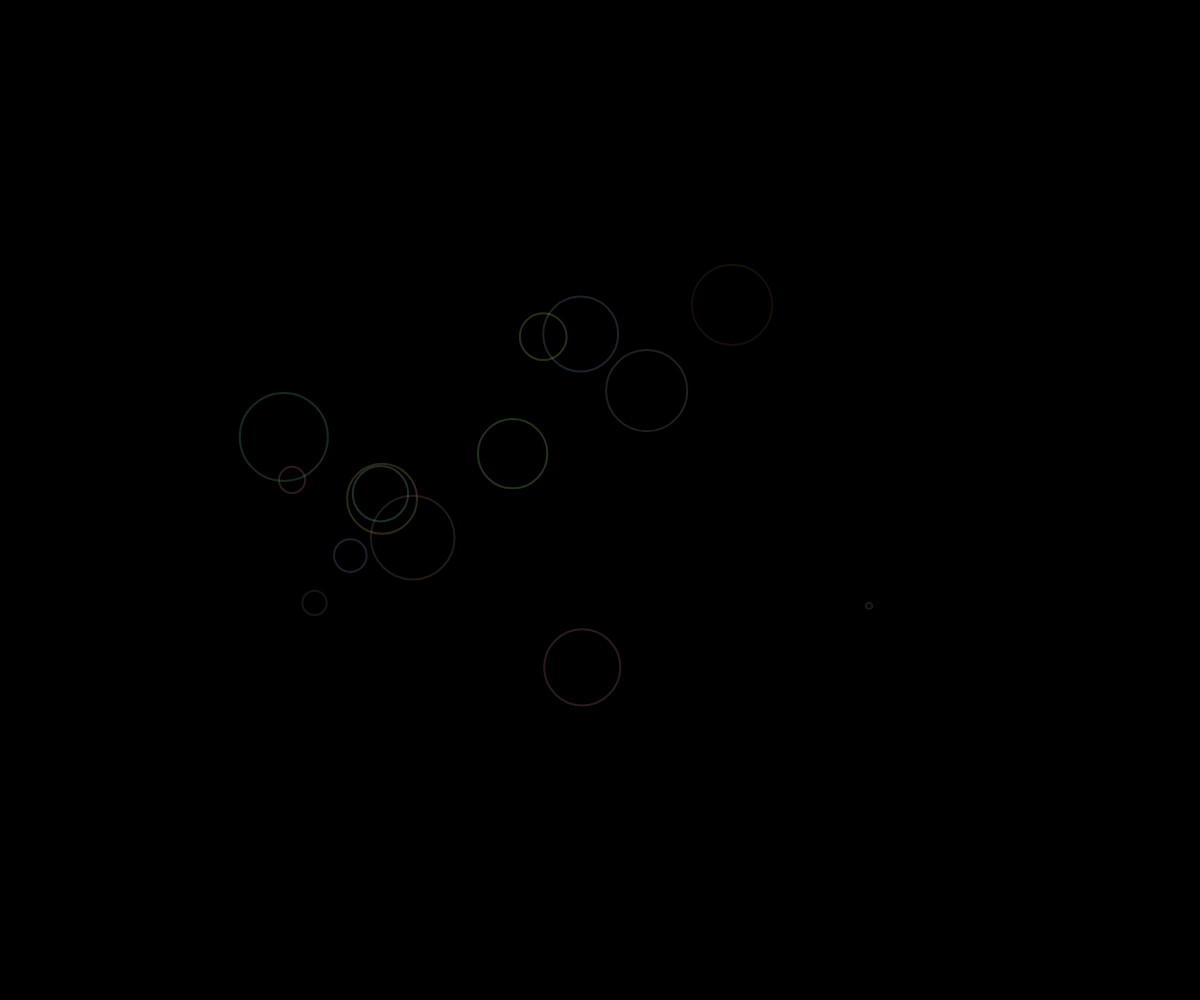
Frame 1 (no input)
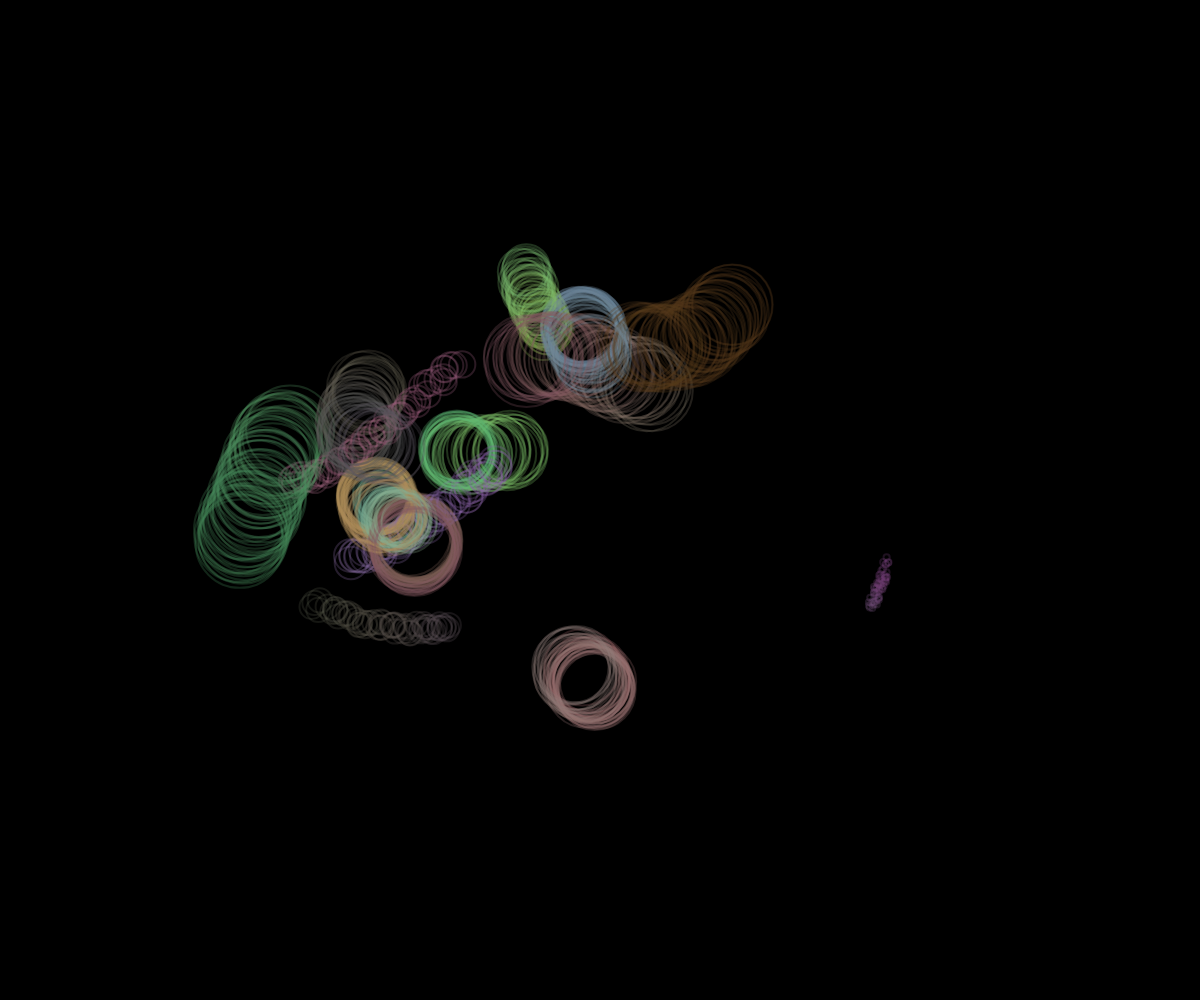
Frame 60 (no input)
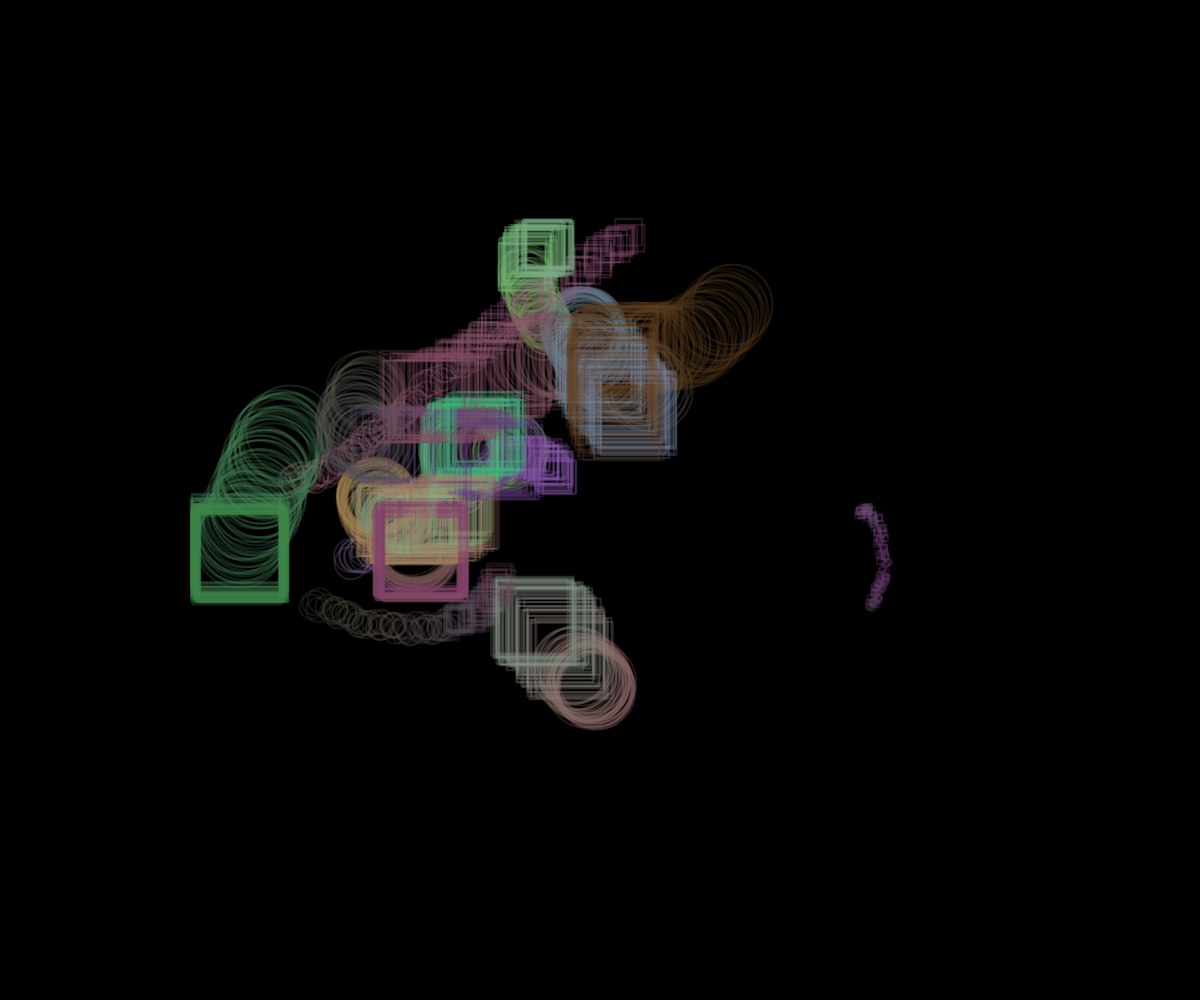
Frame 120 (the mouse pressed at the canvas centre since frame 60)

The p5.js sketch that drew these frames (run headless with seeded random() and noise() and a simulated clock; from frame 60 on, the mouse is pressed at the canvas centre):

// p5.js sketch
// ── sketch.js
// Camminatori che disegnano mondi
// Sketch di Andrea Castellucci

var numeroCamminatori = 15;
var c = []; // archivio camminatori
var t = 0;
var r; // red
var g; // green
var b; // blue

var boolean;

function setup() {
  createCanvas(windowWidth, windowHeight);
  background(0);
  noFill();
  rectMode(CENTER);
  
  boolean = true;
  
  for (let i = 0; i < numeroCamminatori; i++) {
    c.push(new Camminatore());
  }
}

function draw() {
  for (var i = 0; i < numeroCamminatori; i++) {
    c[i].move();
    c[i].display();
  }
}

// classe Camminatore
function Camminatore() {
  this.x = 0;
  this.y = 0;
  this.x2 = 0;
  this.y2 = 0;
  this.t = random(100);
  this.opacity = random(5, 40);

  // metodo move
  this.move = function() {
    this.x = random(5, 15) + noise(this.t + 40) * width;
    this.y = random(0, 10) + noise(this.t + 5) * height;
    this.t += 0.0019; // incremento per noise
  }

  // metodo display
  this.display = function() {
    if (boolean == true) {
      stroke(r, g, b, 70);
      strokeWeight(2);
      ellipse(this.x, this.y, this.t);
      r = 255 * noise(this.t + 5);
      g = 255 * noise(this.t + 20);
      b = 255 * noise(this.t + 10);
    } else if (boolean == false){
      stroke(r, g, b, 70);
      rect(this.x, this.y, this.t);
      r = 255 * noise(this.t + 5);
      g = 255 * noise(this.t + 20);
      b = 255 * noise(this.t + 10);
    }

  }
}

function mousePressed() {
  if (boolean == true) {
    boolean = false;
    background(0, 30);
  } else {
    boolean = true;
    background(0, 30);
  }
}
